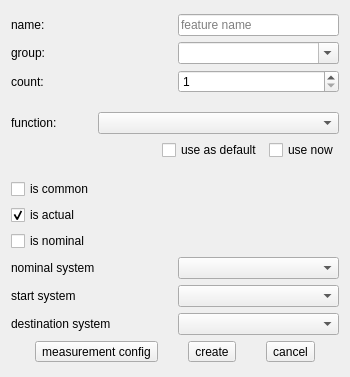
<?xml version="1.0" encoding="UTF-8"?>
<ui version="4.0">
 <class>CreateFeature</class>
 <widget class="QDialog" name="CreateFeature">
  <property name="geometry">
   <rect>
    <x>0</x>
    <y>0</y>
    <width>350</width>
    <height>377</height>
   </rect>
  </property>
  <property name="sizePolicy">
   <sizepolicy hsizetype="Preferred" vsizetype="Preferred">
    <horstretch>0</horstretch>
    <verstretch>0</verstretch>
   </sizepolicy>
  </property>
  <property name="windowTitle">
   <string>Dialog</string>
  </property>
  <layout class="QGridLayout" name="gridLayout">
   <item row="0" column="0">
    <layout class="QVBoxLayout" name="verticalLayout">
     <item>
      <layout class="QHBoxLayout" name="horizontalLayout_2" stretch="1,1">
       <item>
        <widget class="QLabel" name="label_name">
         <property name="text">
          <string>name:</string>
         </property>
        </widget>
       </item>
       <item>
        <widget class="QLineEdit" name="lineEdit_name">
         <property name="placeholderText">
          <string>feature name</string>
         </property>
        </widget>
       </item>
      </layout>
     </item>
     <item>
      <layout class="QHBoxLayout" name="horizontalLayout_7">
       <item>
        <widget class="QLabel" name="label_group">
         <property name="text">
          <string>group: </string>
         </property>
        </widget>
       </item>
       <item>
        <widget class="QComboBox" name="comboBox_group">
         <property name="editable">
          <bool>true</bool>
         </property>
        </widget>
       </item>
      </layout>
     </item>
     <item>
      <layout class="QHBoxLayout" name="horizontalLayout_3" stretch="1,1">
       <item>
        <widget class="QLabel" name="label_count">
         <property name="text">
          <string>count:</string>
         </property>
        </widget>
       </item>
       <item>
        <widget class="QSpinBox" name="spinBox_count">
         <property name="minimum">
          <number>1</number>
         </property>
         <property name="maximum">
          <number>1000</number>
         </property>
        </widget>
       </item>
      </layout>
     </item>
     <item>
      <spacer name="verticalSpacer_3">
       <property name="orientation">
        <enum>Qt::Vertical</enum>
       </property>
       <property name="sizeType">
        <enum>QSizePolicy::Fixed</enum>
       </property>
       <property name="sizeHint" stdset="0">
        <size>
         <width>20</width>
         <height>13</height>
        </size>
       </property>
      </spacer>
     </item>
     <item>
      <layout class="QHBoxLayout" name="horizontalLayout_8" stretch="1,3">
       <item>
        <widget class="QLabel" name="label_function">
         <property name="text">
          <string>function:</string>
         </property>
        </widget>
       </item>
       <item>
        <widget class="QComboBox" name="comboBox_function">
         <property name="sizePolicy">
          <sizepolicy hsizetype="Ignored" vsizetype="Fixed">
           <horstretch>0</horstretch>
           <verstretch>0</verstretch>
          </sizepolicy>
         </property>
         <property name="sizeAdjustPolicy">
          <enum>QComboBox::AdjustToContentsOnFirstShow</enum>
         </property>
        </widget>
       </item>
      </layout>
     </item>
     <item>
      <layout class="QHBoxLayout" name="horizontalLayout_9">
       <item>
        <spacer name="horizontalSpacer">
         <property name="orientation">
          <enum>Qt::Horizontal</enum>
         </property>
         <property name="sizeHint" stdset="0">
          <size>
           <width>40</width>
           <height>20</height>
          </size>
         </property>
        </spacer>
       </item>
       <item>
        <widget class="QCheckBox" name="checkBox_useDefault">
         <property name="text">
          <string>use as default</string>
         </property>
        </widget>
       </item>
       <item>
        <widget class="QCheckBox" name="checkBox_useNow">
         <property name="text">
          <string>use now</string>
         </property>
         <property name="checked">
          <bool>false</bool>
         </property>
        </widget>
       </item>
      </layout>
     </item>
     <item>
      <spacer name="verticalSpacer">
       <property name="orientation">
        <enum>Qt::Vertical</enum>
       </property>
       <property name="sizeType">
        <enum>QSizePolicy::Fixed</enum>
       </property>
       <property name="sizeHint" stdset="0">
        <size>
         <width>18</width>
         <height>13</height>
        </size>
       </property>
      </spacer>
     </item>
     <item>
      <widget class="QCheckBox" name="checkBox_common">
       <property name="text">
        <string>is common</string>
       </property>
      </widget>
     </item>
     <item>
      <widget class="QCheckBox" name="checkBox_Actual">
       <property name="text">
        <string>is actual</string>
       </property>
       <property name="checked">
        <bool>true</bool>
       </property>
      </widget>
     </item>
     <item>
      <widget class="QCheckBox" name="checkBox_Nominal">
       <property name="text">
        <string>is nominal</string>
       </property>
      </widget>
     </item>
     <item>
      <layout class="QHBoxLayout" name="horizontalLayout_4" stretch="1,1">
       <item>
        <widget class="QLabel" name="label_nominalSystem">
         <property name="text">
          <string>nominal system</string>
         </property>
        </widget>
       </item>
       <item>
        <widget class="QComboBox" name="comboBox_nominalSystem"/>
       </item>
      </layout>
     </item>
     <item>
      <layout class="QHBoxLayout" name="horizontalLayout_5" stretch="1,1">
       <item>
        <widget class="QLabel" name="label_startSystem">
         <property name="text">
          <string>start system</string>
         </property>
        </widget>
       </item>
       <item>
        <widget class="QComboBox" name="comboBox_startSystem"/>
       </item>
      </layout>
     </item>
     <item>
      <layout class="QHBoxLayout" name="horizontalLayout_6" stretch="1,1">
       <item>
        <widget class="QLabel" name="label_destinationSystem">
         <property name="text">
          <string>destination system</string>
         </property>
        </widget>
       </item>
       <item>
        <widget class="QComboBox" name="comboBox_destinationSystem"/>
       </item>
      </layout>
     </item>
     <item>
      <layout class="QHBoxLayout" name="horizontalLayout" stretch="1,1,1">
       <item>
        <widget class="QToolButton" name="toolButton_mConfig">
         <property name="text">
          <string>measurement config</string>
         </property>
        </widget>
       </item>
       <item>
        <widget class="QToolButton" name="toolButton_create">
         <property name="text">
          <string>create</string>
         </property>
        </widget>
       </item>
       <item>
        <widget class="QToolButton" name="toolButton_cancel">
         <property name="text">
          <string>cancel</string>
         </property>
        </widget>
       </item>
      </layout>
     </item>
    </layout>
   </item>
  </layout>
 </widget>
 <resources/>
 <connections/>
</ui>
